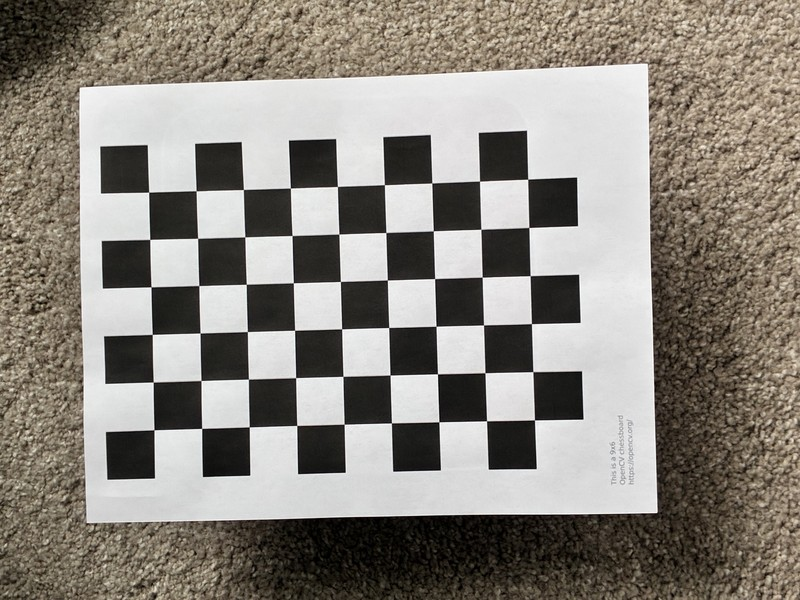
#> input picture lab06/part2/images/chessboard_01.jpeg, 800 x 600 px; its folder holds 4 pictures in this run
$ python vision_lab_calibration.py
#> lines starting #> are read from the running program, lines starting #| are printed output that depends on the picture
import cv2 as cv
import numpy as np
import os
import glob

CURRENT_DIRECTORY = os.path.dirname(os.path.abspath(__file__))
OUTPUT_DIR = os.path.join(CURRENT_DIRECTORY, 'output')
IMAGE_DIR = os.path.join(CURRENT_DIRECTORY, 'images')
UNDISTORTED_IMAGE_DIR = os.path.join(CURRENT_DIRECTORY, 'undistorted_images')
DISTORTED_IMAGE_DIR = os.path.join(CURRENT_DIRECTORY, 'distorted_images')
COMPARISON_IMAGE_DIR = os.path.join(CURRENT_DIRECTORY, 'comparison_images')
CRITERIA = (cv.TERM_CRITERIA_EPS + cv.TERM_CRITERIA_MAX_ITER, 30, 0.001)
CHECKERBOARD_DETECT_SIZE = (9, 6)
SQUARE_SIZE = 1

DISTORTION_COEFFICIENTS = np.array([[0.4, 0.08, 0.001, 0.001, -0.02]])

distorted_data = None

estimate_distortion_data = {}

with np.load(os.path.join(CURRENT_DIRECTORY, 'camera_calibration_data.npz')) as data:
#> (reads lab06/part2/camera_calibration_data.npz from the repository)
    mtx, dist_coeffs = data['mtx'], data['dist_coeffs']

# Create ground truth camera matrix based on the image size
def create_ground_truth_camera_matrix(width, height):
    """
    Create a ground truth camera matrix based on the image width and height.
    """
    focal_length = max(width, height)  # Simple assumption for focal length
    center_x = width / 2
    center_y = height / 2
    camera_matrix = np.array([[focal_length, 0, center_x],
                               [0, focal_length, center_y],
                               [0, 0, 1]], dtype=np.float32)
    return camera_matrix

# Apply distortion to an image using the ground truth camera matrix and distortion coefficients
def apply_distort_image(image, K, dist_coeffs):
    """
    Distort an image using the ground truth camera matrix and distortion coefficients.
    """
    global distorted_data
    if distorted_data is None:
        # print("Distorted data is not initialized. Initializing now.")
        distorted_data = {
            "camera_matrix": K,
            "distortion_coefficients": dist_coeffs
        }

    h, w = image.shape[:2]

    new_camera_matrix, roi = cv.getOptimalNewCameraMatrix(K, dist_coeffs, (w,h), 0, (w,h))
    distorted_image = cv.undistort(image, K, dist_coeffs, None, new_camera_matrix)
    return distorted_image


def apply_distort_images(image_dir, output_dir, dist_coeffs):
    """
    Distort all images in the specified directory and save them to the output directory.
    """
#> called with image_dir = 'lab06/part2/images', output_dir = 'lab06/part2/distorted_images', dist_coeffs = array of shape (1, 5)
    os.makedirs(output_dir, exist_ok=True)
    images = glob.glob(os.path.join(image_dir, "*.jpeg"))
    for fname in images:
        img = cv.imread(fname)
#> img is the input picture: shape (600, 800, 3); mean B, G, R 126.3, 134.3, 139.7
        if img is None:
            continue
        image_size = img.shape[::-1][1:]  # Get (width, height)
#> image_size = (800, 600)
        # K = create_ground_truth_camera_matrix(image_size[0], image_size[1])
        K = mtx  # Use the loaded camera matrix from calibration data
        distorted_img = apply_distort_image(img, K, dist_coeffs)
#> in apply_distort_image, `distorted_image = cv.undistort(image, K, dist_coeffs, None, new_camera..`:
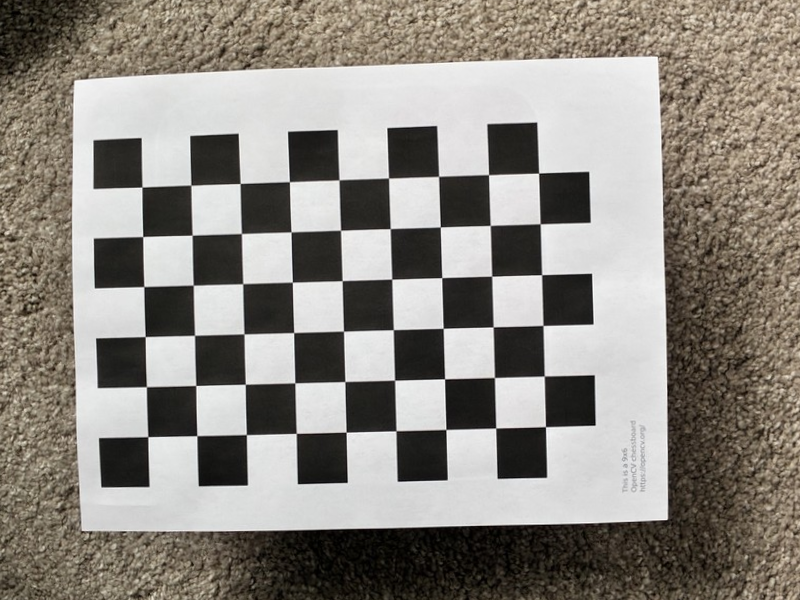
#> distorted_image: shape (600, 800, 3); mean B, G, R 128.7, 136, 140.9
        base_name = os.path.basename(fname)
        output_path = os.path.join(output_dir, f"{base_name}")
        cv.imwrite(output_path, distorted_img)
#> pass 2 of the loop in apply_distort_images, `for fname in images:`:
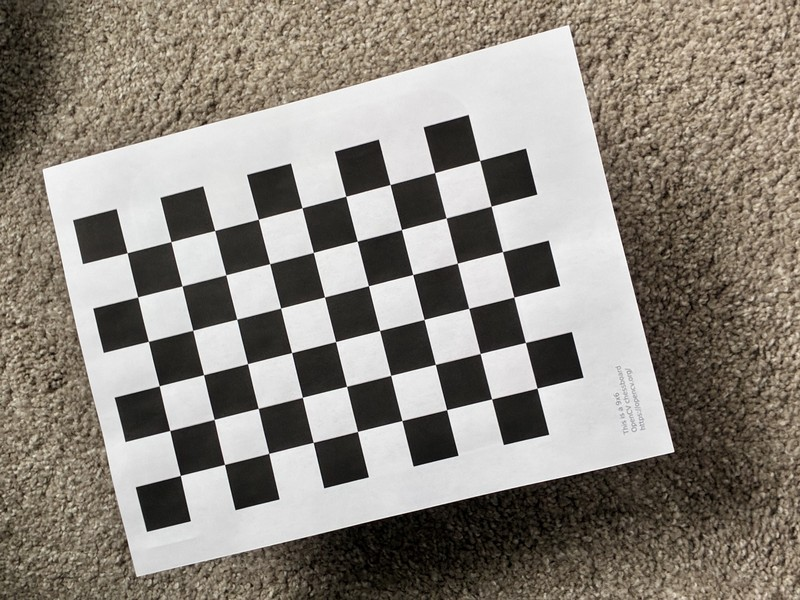
#> input picture lab06/part2/images/chessboard_02.jpeg, 800 x 600 px
#> in apply_distort_images, img is the input picture: shape (600, 800, 3); mean B, G, R 125.9, 134.4, 140.7
#> pass 3 of the loop in apply_distort_images, `for fname in images:`:
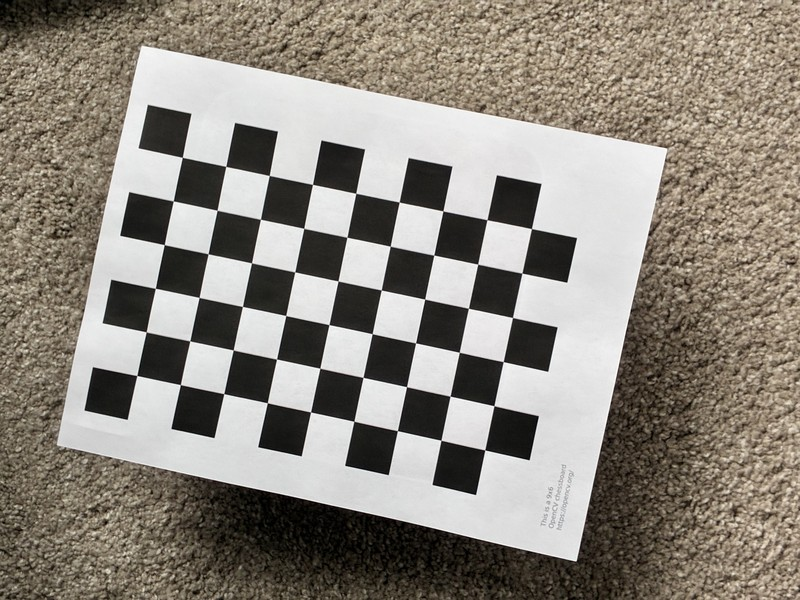
#> input picture lab06/part2/images/chessboard_03.jpeg, 800 x 600 px
#> in apply_distort_images, img is the input picture: shape (600, 800, 3); mean B, G, R 125.5, 134.8, 141.1
#> the loop made 4 passes; the first 3 are shown

def get_object_points_and_image_points(image_dir):
    # termination criteria
#> called with image_dir = 'lab06/part2/distorted_images'
    criteria = (cv.TERM_CRITERIA_EPS + cv.TERM_CRITERIA_MAX_ITER, 30, 0.001)

    # prepare object points, like (0,0,0), (1,0,0), (2,0,0) ....,(6,5,0)
    objp = np.zeros((CHECKERBOARD_DETECT_SIZE[1]*CHECKERBOARD_DETECT_SIZE[0],3), np.float32)
    objp[:,:2] = np.mgrid[0:CHECKERBOARD_DETECT_SIZE[0],0:CHECKERBOARD_DETECT_SIZE[1]].T.reshape(-1,2)

    # Arrays to store object points and image points from all the images.
    objpoints = [] # 3d point in real world space
    imgpoints = [] # 2d points in image plane.
    image_size = None

    images = glob.glob(os.path.join(image_dir, "*.jpeg"))
    for fname in images:
        img = cv.imread(fname)
        if img is None:
            continue
        gray = cv.cvtColor(img, cv.COLOR_BGR2GRAY)
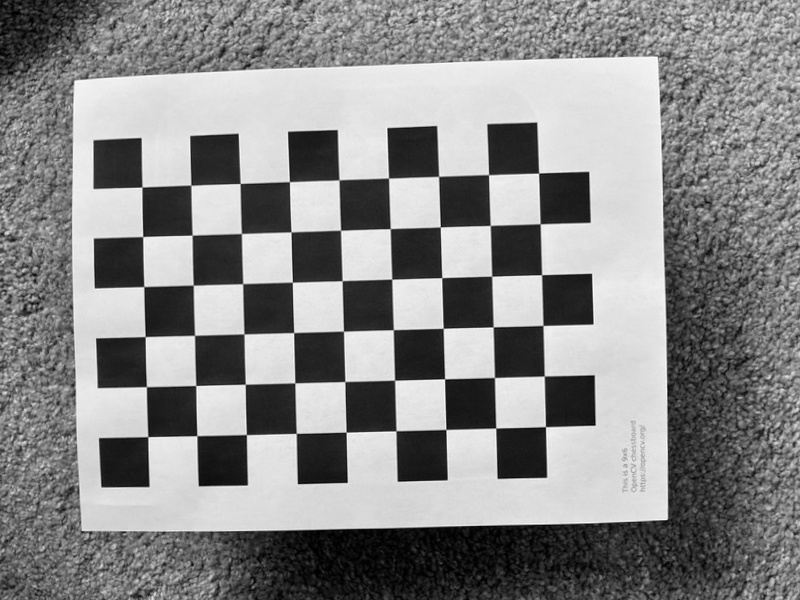
#> gray: shape (600, 800); min 0, max 255, mean 136.6
        if image_size is None:
            image_size = gray.shape[::-1]
#> image_size = (800, 600)

        # Find the chess board corners
        ret, corners = cv.findChessboardCorners(gray, CHECKERBOARD_DETECT_SIZE, None)

        # If found, add object points, image points (after refining them)
        if ret == True:
            objpoints.append(objp)

            corners2 = cv.cornerSubPix(gray,corners, (11,11), (-1,-1), CRITERIA)
            imgpoints.append(corners2)
#> pass 2 of the loop in get_object_points_and_image_points, `for fname in images:`:
#> pass 3 of the loop in get_object_points_and_image_points, `for fname in images:`:
#> the loop made 4 passes; the first 3 are shown

    if len(objpoints) < 3:
        raise ValueError("Not enough valid images for calibration. At least 3 are required.")

    return objpoints, imgpoints, image_size

# Undistort an image using the given camera matrix and distortion coefficients
def undistort_image(image, K, dist_coeffs):
    """
    Undistort an image using the given camera matrix and distortion coefficients.
    """
    h, w = image.shape[:2]
#> h = 600; w = 800
    new_camera_matrix, roi = cv.getOptimalNewCameraMatrix(K, dist_coeffs, (w,h), 0, (w,h))
    undistorted_image = cv.undistort(image, K, dist_coeffs, None, new_camera_matrix)
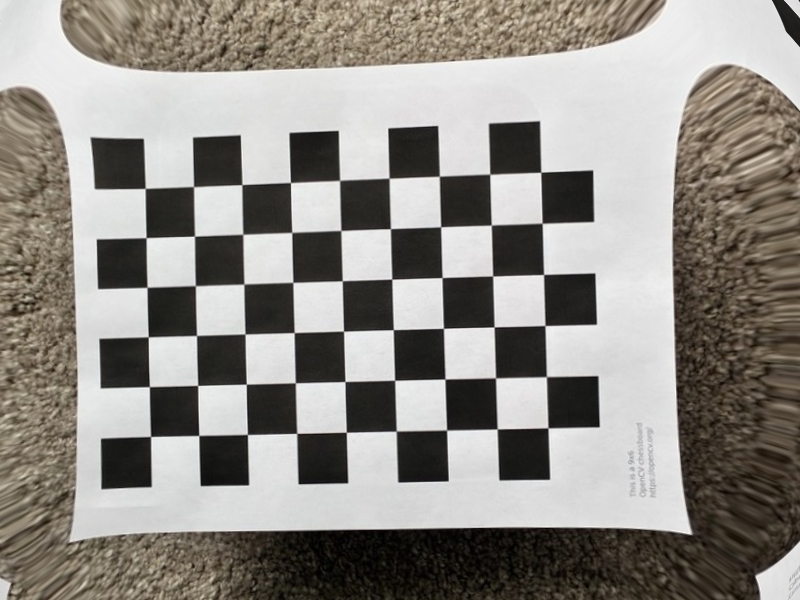
#> undistorted_image: shape (600, 800, 3); mean B, G, R 134.2, 140, 143.9
    # x, y, w, h = roi
    # undistorted_image = undistorted_image[y:y+h, x:x+w]
    return undistorted_image

# Undistort all images in the specified directory and save them to the output directory.
def undistort_images(image_dir, output_dir, K, dist_coeffs):
    """
    Undistort all images in the specified directory and save them to the output directory.
    """
    os.makedirs(output_dir, exist_ok=True)
    images = glob.glob(os.path.join(image_dir, "*.jpeg"))

    for fname in images:
        img = cv.imread(fname)
        if img is None:
            continue
        undistorted_img = undistort_image(img, K, dist_coeffs)
        base_name = os.path.basename(fname)
        output_path = os.path.join(output_dir, f"{base_name}")
        cv.imwrite(output_path, undistorted_img)
#> pass 2 of the loop in undistort_images, `for fname in images:`:
#> in undistort_image (call 2), `undistorted_image = cv.undistort(image, K, dist_coeffs, None, new_came..`:
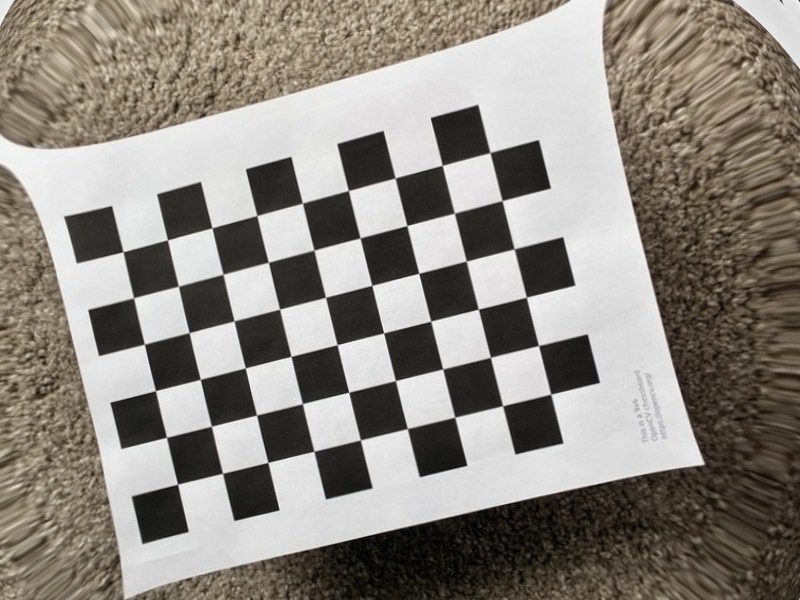
#> undistorted_image: shape (600, 800, 3); mean B, G, R 128.8, 135.9, 141.3
#> pass 3 of the loop in undistort_images, `for fname in images:`:
#> in undistort_image (call 3), `undistorted_image = cv.undistort(image, K, dist_coeffs, None, new_came..`:
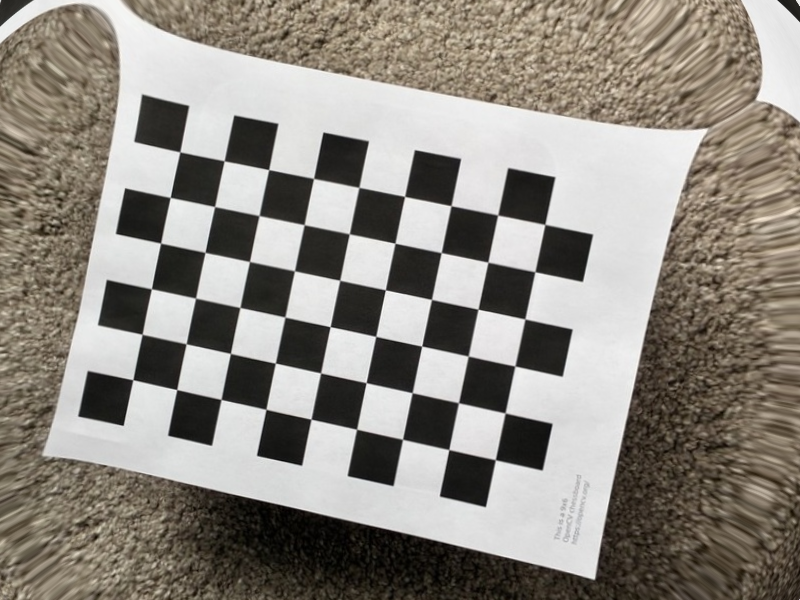
#> undistorted_image: shape (600, 800, 3); mean B, G, R 128.8, 136.7, 142
#> the loop made 4 passes; the first 3 are shown

def create_comparison_image(original_image, distorted_image, undistorted_image):
    """
    Create a comparison image that shows the original, distorted, and undistorted images side by side.
    """
    # Resize images to the same height
    height = min(original_image.shape[0], distorted_image.shape[0], undistorted_image.shape[0])
#> height = 600
    original_resized = cv.resize(original_image, (int(original_image.shape[1] * height / original_image.shape[0]), height))
    distorted_resized = cv.resize(distorted_image, (int(distorted_image.shape[1] * height / distorted_image.shape[0]), height))
    undistorted_resized = cv.resize(undistorted_image, (int(undistorted_image.shape[1] * height / undistorted_image.shape[0]), height))

    # Concatenate images horizontally
    comparison_image = np.vstack((original_resized, distorted_resized, undistorted_resized))
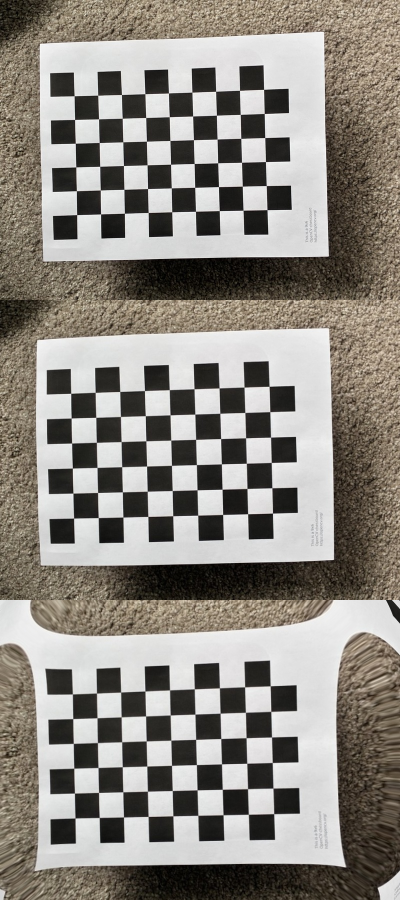
#> comparison_image: shape (1800, 800, 3) (shown at 1/2 size); mean B, G, R 129.7, 136.8, 141.5
    return comparison_image

# Create comparison images for all images in the original directory and save them to the output directory.
def create_comparison_images(original_dir, distorted_dir, undistorted_dir, output_dir):
    """
    Create comparison images for all images in the original directory and save them to the output directory.
    """
    os.makedirs(output_dir, exist_ok=True)
    original_images = glob.glob(os.path.join(original_dir, "*.jpeg"))
    for original_path in original_images:
        base_name = os.path.basename(original_path)
        distorted_path = os.path.join(distorted_dir, f"{base_name}")
        undistorted_path = os.path.join(undistorted_dir, f"{base_name}")

        if not os.path.exists(distorted_path) or not os.path.exists(undistorted_path):
            print(f"Skipping {base_name} as distorted or undistorted image is missing.")
            continue

        original_image = cv.imread(original_path)
        distorted_image = cv.imread(distorted_path)
        undistorted_image = cv.imread(undistorted_path)

        comparison_image = create_comparison_image(original_image, distorted_image, undistorted_image)
        output_path = os.path.join(output_dir, f"comparison_{base_name}")
        cv.imwrite(output_path, comparison_image)
#> pass 2 of the loop in create_comparison_images, `for original_path in original_images:`:
#> in create_comparison_image (call 2), `comparison_image = np.vstack((original_resized, distorted_resized, und..`:
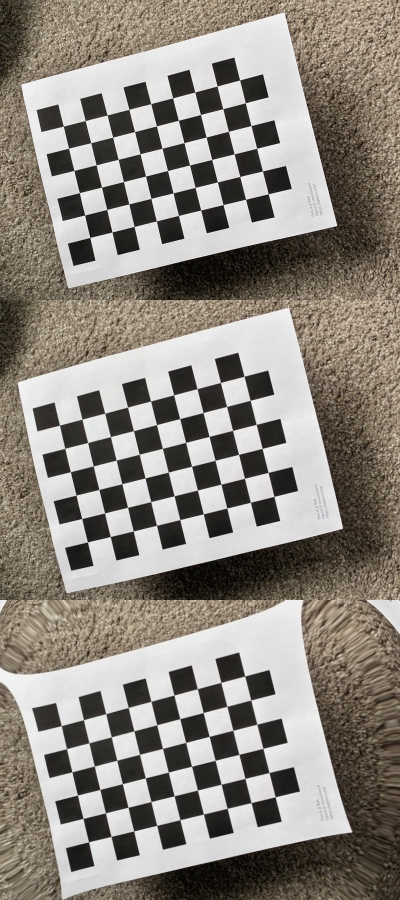
#> comparison_image: shape (1800, 800, 3) (shown at 1/2 size); mean B, G, R 127.6, 135.4, 141.3
#> pass 3 of the loop in create_comparison_images, `for original_path in original_images:`:
#> in create_comparison_image (call 3), `comparison_image = np.vstack((original_resized, distorted_resized, und..`:
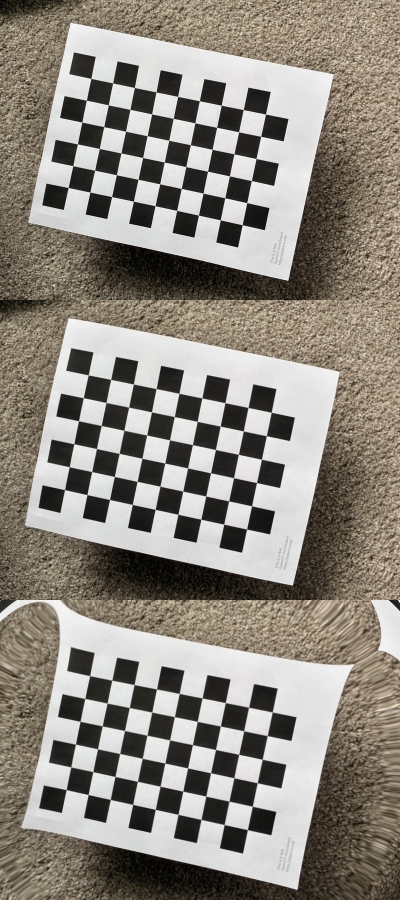
#> comparison_image: shape (1800, 800, 3) (shown at 1/2 size); mean B, G, R 127.4, 136, 141.8
#> the loop made 4 passes; the first 3 are shown

# Compute reprojection error
def compute_reprojection_error(objpoints, imgpoints, rvecs, tvecs, K, dist):
    total_error = 0
    for i in range(len(objpoints)):
        imgpoints2, _ = cv.projectPoints(objpoints[i], rvecs[i], tvecs[i], K, dist)
        error = cv.norm(imgpoints[i].reshape(-1, 2), imgpoints2.reshape(-1, 2), cv.NORM_L2) / len(imgpoints2)
        total_error += error
    mean_error = total_error / len(objpoints)
    return mean_error

if __name__ == "__main__":

    # Distort images in the IMAGE_DIR and save them to DISTORTED_IMAGE_DIR
    apply_distort_images(IMAGE_DIR, DISTORTED_IMAGE_DIR, DISTORTION_COEFFICIENTS)

    # Get object points and image points from the distorted images
    objpoints, imgpoints, image_size = get_object_points_and_image_points(DISTORTED_IMAGE_DIR)

    ret, K_est, dist_est, rvecs, tvecs = cv.calibrateCamera(objpoints, imgpoints, image_size, None, None)

    undistort_images(DISTORTED_IMAGE_DIR, UNDISTORTED_IMAGE_DIR, K_est, dist_est)

    create_comparison_images(IMAGE_DIR, DISTORTED_IMAGE_DIR, UNDISTORTED_IMAGE_DIR, COMPARISON_IMAGE_DIR)

    # Compute reprojection error
    reprojection_error = compute_reprojection_error(objpoints, imgpoints, rvecs, tvecs, K_est, dist_est)
    print(f"Mean reprojection error: {reprojection_error}")

    global estimated_distortion_data
    estimated_distortion_data = {
        "estimated_camera_matrix": K_est,
        "estimated_distortion_coefficients": dist_est,
        "mean_reprojection_error": reprojection_error
    }

    print("Estimated data:")
    for key, value in estimated_distortion_data.items():
        print(f"{key}:\n{value}\n")

    print("Distorted data:")
    for key, value in distorted_data.items():
        print(f"{key}:\n{value}\n")

    # cv.imshow("Combined Image", combined_image)
    # cv.waitKey(0)
